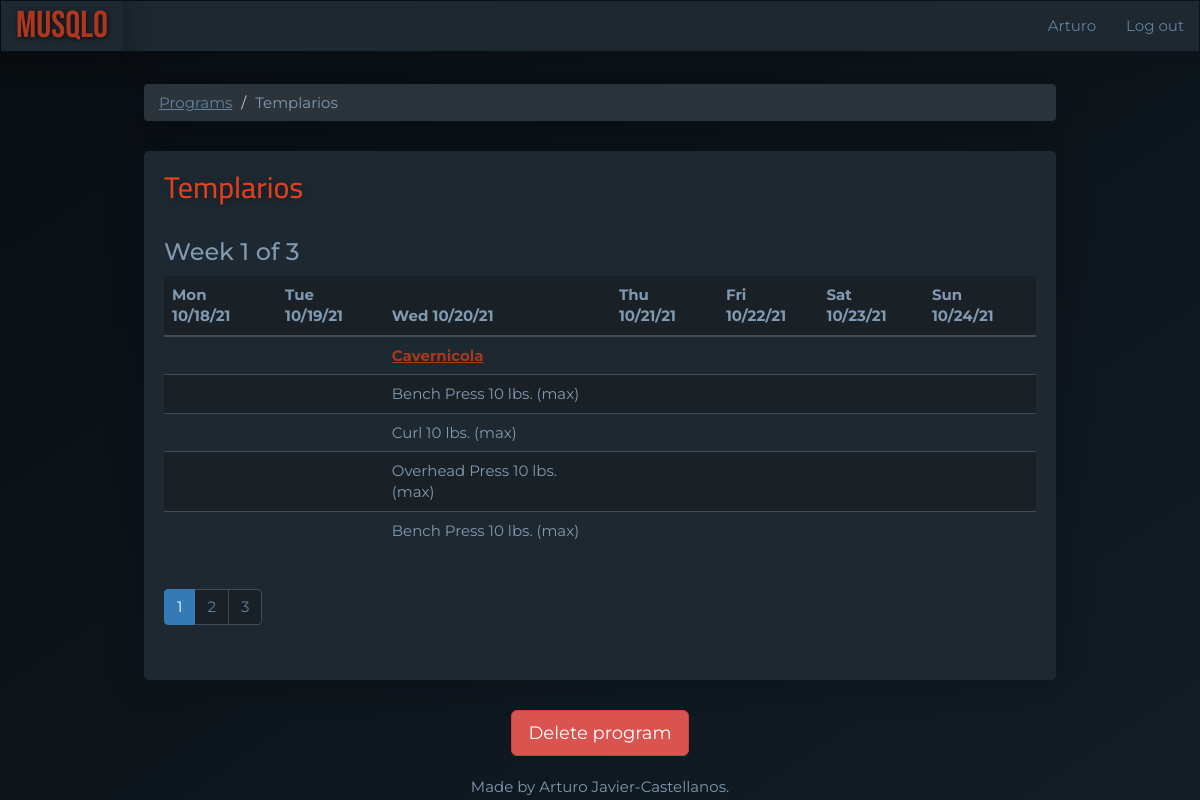
/programs/3/week/1 (signed in), run on the app's committed database.
### main.py (models this page shows)
class User(UserMixin, db.Model):
    __tablename__ = "users"
    id = Column(Integer, primary_key=True)
    email = Column(String(100), unique=True)
    password = Column(String(100))
    name = Column(String(100))
    program_templates = relationship("ProgramTemplate", back_populates="user")
    programs = relationship("Program", back_populates="user")

class Program(db.Model):
    __tablename__ = "programs"
    id = Column(Integer, primary_key=True)
    user_id = Column(Integer, ForeignKey("users.id"))
    user = relationship("User", back_populates="programs")
    name = Column(String(200), nullable=False)
    weeks = Column(Integer, nullable=False)
    workouts = relationship("Workout", back_populates="parent_program")

class Workout(db.Model):
    __tablename__ = "workouts"
    id = Column(Integer, primary_key=True)
    name = Column(String(200), nullable=False)
    week = Column(Integer, nullable=False)
    date = Column(Date, nullable=False)
    program_id = Column(Integer, ForeignKey("programs.id"))
    parent_program = relationship("Program", back_populates="workouts")
    exercises = relationship("Exercise", back_populates="parent_workout")

### main.py (the view)
@app.route("/programs/<int:program_id>/week/<int:week>", methods=["GET", "POST"])
@protect_program_week
def show_program(program_id, week):
    current_program = Program.query.get(program_id)
    earliest_workout = Workout.query.filter(Workout.parent_program == current_program, Workout.week == week).group_by(
        Workout.date).first()
    first_day_of_week = earliest_workout.date
    while first_day_of_week.weekday() != 0:
        first_day_of_week -= timedelta(1)
    days_of_the_week = [(first_day_of_week + timedelta(num)).strftime("%a %m/%d/%y") for num in range(7)]
    most_workouts_in_one_day = 0
    daily_workouts = []
    for day in range(7):
        workouts = [workout for workout in current_program.workouts if workout.week == week and workout.date.weekday() == day]
        if len(workouts) > most_workouts_in_one_day:
            most_workouts_in_one_day = len(workouts)
        daily_workouts.append(workouts)
    workout_layers = []
    for num in range(most_workouts_in_one_day):
        workout_layer = []
        for workouts in daily_workouts:
            try:
                new_workout = workouts[num]
            except IndexError:
                workout_layer.append(0)
            else:
                workout_layer.append(new_workout)
        workout_layers.append(workout_layer)
    exercise_layers = []
    for workout_layer in workout_layers:
        most_exercises_in_layer = 0
        for element in workout_layer:
            if isinstance(element, Workout):
                if len(element.exercises) > most_exercises_in_layer:
                    most_exercises_in_layer = len(element.exercises)
        exercise_layer = []
        for row_number in range(most_exercises_in_layer):
            row = []
            for day_number in range(7):
                element = workout_layer[day_number]
                if isinstance(element, Workout):
                    try:
                        new_exercise = element.exercises[row_number]
                    except IndexError:
                        row.append(0)
                    else:
                        exercise_weights = [set.weight for set in new_exercise.sets]
                        row.append(f"{new_exercise.type} {max(exercise_weights)} lbs. (max)")
                else:
                    row.append(0)
            exercise_layer.append(row)
        exercise_layers.append(exercise_layer)
    return render_template("show-program.html",
                           days_of_the_week=days_of_the_week,
                           program=current_program,
                           weeks=current_program.weeks,
                           current_week=week,
                           workout_layers=workout_layers,
                           exercise_layers=exercise_layers
                           )

### main.py (called while the page is built)
@login_manager.user_loader
def load_user(user_id):
    try:
        return User.query.get(int(user_id))
    except ValueError:
        return None

def protect_program_week(f):
    @wraps(f)
    def decorated_function(program_id, week, *args, **kwargs):
        requested_program = Program.query.get(program_id)
        if requested_program.user_id != current_user.id:
            return abort(403)
        return f(program_id, week, *args, **kwargs)
    return decorated_function

### templates/show-program.html
{% extends 'bootstrap/base.html' %}
{% block content %}
{% include "header.html" %}
<ol class="breadcrumb">
  <li><a href="{{url_for('dashboard')}}">Programs</a></li>
  <li class="active">{{program.name}}</li>
</ol>
<div class="card">
    <h2 class="card-title">{{ program.name }}</h2>
    <h3>Week {{ current_week }} of {{ weeks }}</h3>
    <div class="table-responsive">
    <table class="table">
        <thead>
            <tr>
                {% for day in days_of_the_week: %}
                <th>{{day}}</th>
                {% endfor %}
            </tr>
        </thead>
        <tbody>
        {% for n in range(workout_layers|length):%}
            <tr>
                {% for element in workout_layers[n]: %}
                    {% if element is integer: %}
                        <td></td>
                    {% else: %}
                        <td><a href=" {{ url_for('show_workout', workout_id=element.id) }}"><b>{{element.name}}</b></a></td>
                    {% endif %}
                {% endfor %}
            </tr>
            {% for row in exercise_layers[n]:%}
                <tr>
                    {% for cell in row %}
                         {% if cell is integer: %}
                            <td></td>
                        {% else: %}
                            <td>{{cell}}</td>
                        {% endif %}
                    {% endfor %}
                </tr>
            {% endfor %}
        {% endfor %}
        </tbody>
    </table>
    </div>
    <nav aria-label="Pagination">
      <ul class="pagination">
        {% for week in range(1, (weeks + 1)): %}
          {% if week == current_week %}
            <li class="page-item active"><a class="page-link" href="{{url_for('show_program', program_id=program.id, week=week)}}">{{ week }}</a></li>
          {% else: %}
            <li class="page-item"><a class="page-link" href="{{url_for('show_program', program_id=program.id, week=week)}}">{{ week }}</a></li>
          {% endif %}
        {% endfor %}
      </ul>
    </nav>
</div>
<div class="text-center">
    <a href="{{url_for('delete_program', program_id=program.id)}}" class="btn btn-danger btn-lg" role="button">Delete program</a>
</div>
{% include "footer.html" %}
{% endblock %}

### templates/header.html (shortened to what this page needs)
<!DOCTYPE html>
<html lang="en">
<head>
    <link href="{{ url_for('static', filename='css/styles.css')}}" rel="stylesheet">
</head>
<body>
<div id="wrap">
<nav class="navbar navbar-inverted" role="navigation">
  <div class="navbar-header">
    <a class="navbar-brand" href="{{url_for('home')}}">MUSQLO</a>
  </div>
  <div class="collapse navbar-collapse" id="navbar-links">
  <ul class="nav navbar-nav navbar-right">
    {% if current_user.is_authenticated: %}
    <li><a href="{{url_for('user')}}">{{ current_user.name }}</a></li>
    <li><a href="{{url_for('logout')}}">Log out</a></li>
    {% else: %}
    <li><a href="{{ url_for('home',_anchor='login') }}">Log in</a></li>
    <li><a href="{{ url_for('register') }}">Register</a></li>
    {% endif %}
  </ul>
  </div>
</nav>
<div id="main">
<div class="container-fluid">

### static/css/styles.css (style rules this page uses)
body { font-family: 'Montserrat', sans-serif; font-size: 1.5rem; color: #819ab1; background: linear-gradient(to bottom right, #080d11, #121d26) fixed; }
.container-fluid { padding: 1% 12%; }
.card { background-color: #1d2830; border-radius: 5px; box-shadow: 0px 0 30px rgba(8, 13, 17, 0.5); padding: 0 20px 30px; margin-bottom: 30px; }
.breadcrumb { background-color: #2b343b; box-shadow: 0px 0 30px rgba(8, 13, 17, 0.5); margin-bottom: 30px; }
.breadcrumb > .active { font-family: 'Montserrat', sans-serif; color: #819ab1; }
.breadcrumb a { color: #61819e; text-decoration: underline; }
.card-title { font-family: 'Cairo', sans-serif; font-size: 3rem; color: #df4020; padding: 20px 0 15px; margin: 0 0 8px 0; text-shadow: 2px 3px 8px rgba(0, 0, 0, .3); }
.navbar-collapse { font-family: 'Montserrat', sans-serif; background-color: #1d2830; box-shadow: 0px 0 30px rgba(8, 13, 17, 0.5); }
.navbar-collapse a { color: #61819e; }
.navbar-header { font-family: 'Montserrat', sans-serif; background-color: #1d2830; box-shadow: 0px 0 30px rgba(8, 13, 17, 0.5); }
.navbar-header a { color: #61819e; }
.navbar-inverted > .navbar-header > .navbar-brand { font-family: 'Bebas Neue', cursive; color: #ad361f; font-size: 2.5em; text-shadow: 1px 1px 5px rgba(0, 0, 0, .7); }
.table tr:nth-child(even) td { background-color: #1a2126; }
.table > thead > tr > th { background-color: #1a2126; border-bottom: 2px solid #404e59; border-top: 0; }
.table > tbody > tr > td { border-color: #404e59; }
.table a { color: #ad361f; text-decoration: underline; }
.pagination > li > a { color: #61819e; background-color: #1a2126; border: 1px solid #404e59; }
html, body { height: 100%; }
#wrap { min-height: 100%; }
#main { overflow:auto; padding-bottom: 2%; }

### data on the page
User: name "Arturo"
Program: name "Templarios"
Workout: name "Cavernicola"

### other printed values
{{ current_week }} "1"
{{ weeks }} "3"
{{ day }} "Mon 10/18/21" "Tue 10/19/21" "Wed 10/20/21" "Thu 10/21/21" "Fri 10/22/21" "Sat 10/23/21" "Sun 10/24/21"
{{ cell }} "Bench Press 10 lbs. (max)" "Curl 10 lbs. (max)" "Overhead Press 10 lbs. (max)" "Bench Press 10 lbs. (max)"
{{ week }} "1"
{{ week }} "2" "3"
